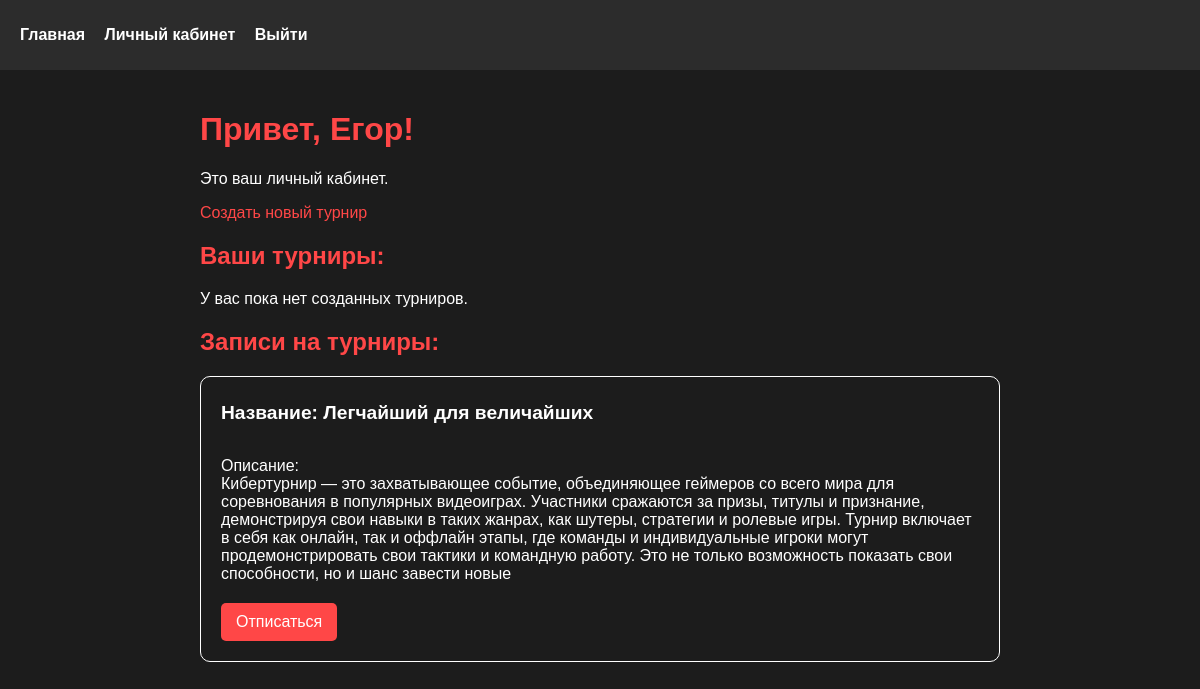
Screenshot of /dashboard (signed in) with the database file from the repository.
### models/User.py (models this page shows, shortened)
class User(db.Model, UserMixin):
    __tablename__ = 'users'
    id = db.Column(db.String(20), primary_key=True, default=str(uuid4()))
    username = db.Column(db.String(20), unique=True, nullable=False)
    password = db.Column(db.String(50), nullable=False)
    @classmethod
    def get_user_by_id(cls, id):
        return cls.query.filter_by(id=id).first()

### models/Tournament.py (models this page shows, shortened)
class Tournament(db.Model, Base):
    __tablename__ = "tournaments"
    id = db.Column(db.Integer, primary_key=True)
    name = db.Column(db.String(100))
    description = db.Column(db.Text, nullable=True)
    creator_user_id = db.Column("creator_user_id", db.String(20), db.ForeignKey(User.id))
    @classmethod
    def get_tournaments_by_user_id(cls, user_id):
        return cls.query.filter_by(creator_user_id=user_id).all()
    @classmethod
    def get_tournaments(cls):
        return cls.query.all()
    @classmethod
    def get_participant_s_tournaments_by_user_id(cls, user_id):
        is_participant_tournaments = User.query\
            .join(Tournament_participants, Tournament_participants.user_id == User.id)\
            .add_columns(Tournament_participants.tournament_id, User.id)\
            .where(User.id == user_id)\
            .all()\
        is_participant_tournament_ids = map(lambda tour: tour.tournament_id, is_participant_tournaments)
        tournaments = cls.get_tournaments()
        return list(filter(lambda tour: tour.id in is_participant_tournament_ids, tournaments))

### routes/mainRouter.py (the view)
@mainRouter.route('/dashboard')
@login_required
def dashboard():
    tournaments = Tournament.get_tournaments_by_user_id(current_user.id)
    participant_tournaments = Tournament.get_participant_s_tournaments_by_user_id(current_user.id)
    return render_template('pages/dashboard.html',\
        name=current_user.username, tournaments=tournaments,\
        participant_tournaments=participant_tournaments\
    )

### app.py (called while the page is built)
@login_manager.user_loader
def load_user(user_id):
    return User.get_user_by_id(user_id)

### templates/pages/dashboard.html (shortened to what this page needs)
{% extends 'pages/base.html' %}
{% block content %}
<h1>Привет, {{ name }}!</h1>
<p>Это ваш личный кабинет.</p>
<a href="{{ url_for('tournamentRouter.create_tournament') }}">Создать новый турнир</a>
<h2>Ваши турниры:</h2>
<ul>
    {% for tournament in tournaments %}
        <a style='color: white; text-decoration: none' href="{{ url_for('tournamentRouter.tournament', tournament_id=tournament.id) }}">
            <li class="tournament">
                <h5>Название: {{ tournament.name }}</h5><br>
                Описание:<br>{{ tournament.description }}<br>
                <form action="{{ url_for('tournamentRouter.delete_tournament', tournament_id=tournament.id) }}" method="post">
                    <button type="submit">Удалить</button>
                </form>
            </li>
        </a>
    {% else %}
        <p>У вас пока нет созданных турниров.</p>
    {% endfor %}
</ul>
<h2>Записи на турниры:</h2>
<ul>
    {% for tournament in participant_tournaments %}
        <a style='color: white; text-decoration: none' href="{{ url_for('tournamentRouter.tournament', tournament_id=tournament.id) }}">
            <li class="tournament">
                <h5>Название: {{ tournament.name }}</h5><br>
                Описание:<br>{{ tournament.description }}<br>
                <form action="{{ url_for('tournamentRouter.remove_participant', tournament_id=tournament.id) }}" method="post">
                    <button type="submit">Отписаться</button>
                </form>
            </li>
        </a>
    {% else %}
        <p>У вас пока нет записей на турниры.</p>
    {% endfor %}
</ul>
{% endblock %}

### static/style.css (style rules this page uses)
body { background-color: #1c1c1c; color: #fff; font-family: 'Arial', sans-serif; margin: 0; padding: 0; }
h1, h2, h3 { color: #ff4747; }
a { color: #ff4747; text-decoration: none; }
.tournament { display: flex; flex-direction: column; gap: 10px; border: white 1px solid; padding: 20px; border-radius: 10px; }
.tournament h5 { font-size: larger; margin: 5px 0; }
form button[type="submit"] { padding: 10px 15px; background-color: #ff4747; border: none; border-radius: 5px; color: #fff; font-size: 16px; cursor: pointer; }
form { margin-top: 20px; }
ul { list-style-type: none; padding: 0; }
ul li { margin-bottom: 20px; }
ul li form { margin-top: 10px; }
ul li form button { background-color: #ff4747; border: none; padding: 7px 12px; color: white; border-radius: 5px; cursor: pointer; }
button { background-color: #ff4747; color: white; border: none; padding: 10px 15px; border-radius: 5px; cursor: pointer; font-size: 14px; }

### rows the page displays
User: username "Егор"
Tournament: name "Легчайший для величайших", description "Кибертурнир — это захватывающее событие, объединяющее геймеров со всего мира для соревнования в популярных видеоиграх. Участники сражаются за призы, титулы и признание, демонстрируя свои навыки в таких жанрах, как шутеры, стратегии и ролевые игры. Турнир включает в себя как онлайн, так и оффлайн этапы, где команды и индивидуальные игроки могут продемонстрировать свои тактики и командную работу. Это не только возможность показать свои способности, но и шанс завести новые"
